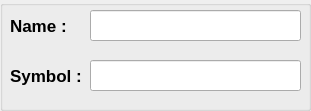
   <widget class="QGroupBox" name="player1Card">
    <property name="geometry">
     <rect>
      <x>20</x>
      <y>120</y>
      <width>311</width>
      <height>111</height>
     </rect>
    </property>
    <widget class="QLabel" name="nam1">
     <property name="geometry">
      <rect>
       <x>10</x>
       <y>10</y>
       <width>81</width>
       <height>31</height>
      </rect>
     </property>
     <property name="font">
      <font>
       <pointsize>13</pointsize>
       <bold>true</bold>
      </font>
     </property>
     <property name="text">
      <string>Name : </string>
     </property>
     <property name="alignment">
      <set>Qt::AlignmentFlag::AlignLeading|Qt::AlignmentFlag::AlignLeft|Qt::AlignmentFlag::AlignVCenter</set>
     </property>
    </widget>
    <widget class="QLabel" name="symb1">
     <property name="geometry">
      <rect>
       <x>10</x>
       <y>60</y>
       <width>81</width>
       <height>31</height>
      </rect>
     </property>
     <property name="font">
      <font>
       <pointsize>13</pointsize>
       <bold>true</bold>
      </font>
     </property>
     <property name="text">
      <string>Symbol : </string>
     </property>
     <property name="alignment">
      <set>Qt::AlignmentFlag::AlignLeading|Qt::AlignmentFlag::AlignLeft|Qt::AlignmentFlag::AlignVCenter</set>
     </property>
    </widget>
    <widget class="QLineEdit" name="player1Name">
     <property name="geometry">
      <rect>
       <x>90</x>
       <y>10</y>
       <width>211</width>
       <height>31</height>
      </rect>
     </property>
     <property name="font">
      <font>
       <pointsize>11</pointsize>
       <bold>true</bold>
      </font>
     </property>
     <property name="text">
      <string/>
     </property>
     <property name="alignment">
      <set>Qt::AlignmentFlag::AlignCenter</set>
     </property>
    </widget>
    <widget class="QLineEdit" name="player1Symbol">
     <property name="geometry">
      <rect>
       <x>90</x>
       <y>60</y>
       <width>211</width>
       <height>31</height>
      </rect>
     </property>
     <property name="font">
      <font>
       <pointsize>11</pointsize>
       <bold>true</bold>
      </font>
     </property>
     <property name="alignment">
      <set>Qt::AlignmentFlag::AlignCenter</set>
     </property>
    </widget>
    <widget class="QLabel" name="validName1">
     <property name="geometry">
      <rect>
       <x>90</x>
       <y>40</y>
       <width>201</width>
       <height>16</height>
      </rect>
     </property>
     <property name="font">
      <font>
       <pointsize>12</pointsize>
       <bold>false</bold>
      </font>
     </property>
     <property name="styleSheet">
      <string notr="true">color: rgb(255, 0, 0);</string>
     </property>
     <property name="text">
      <string/>
     </property>
    </widget>
    <widget class="QLabel" name="validSymbol1">
     <property name="geometry">
      <rect>
       <x>90</x>
       <y>90</y>
       <width>191</width>
       <height>16</height>
      </rect>
     </property>
     <property name="font">
      <font>
       <pointsize>12</pointsize>
       <bold>false</bold>
      </font>
     </property>
     <property name="styleSheet">
      <string notr="true">color: rgb(255, 0, 0);</string>
     </property>
     <property name="text">
      <string/>
     </property>
    </widget>
   </widget>
